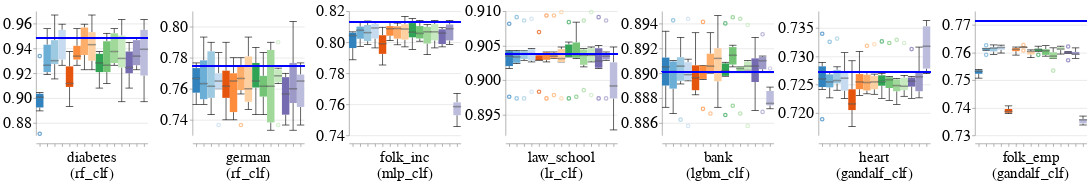

This figure's notebook cell:
### Code cell
create_bar_charts_for_diff_imputers_and_datasets(train_injection_scenario='mixed_exp',
                                                 test_injection_scenario='MCAR1 & MAR1 & MNAR1',
                                                 metric_name='accuracy',
                                                 db_client=db_client)

### Figure 1 — Vega-Lite specification as saved in the notebook (floating-point values rounded to 4 significant figures; data arrays with more than 128 entries replaced by an {"elided": "..."} marker saying what was removed)
{"config": {"view": {"continuousWidth": 400, "continuousHeight": 300, "stroke": null}, "axis": {"labelFontSize": 26, "labelFontWeight": "normal", "titleFontSize": 28, "titleFontWeight": "normal"}, "facet": {"spacing": 5}, "header": {"labelFontSize": 24, "labelOrient": "bottom", "labelPadding": 5, "titleFontSize": 28}, "legend": {"columns": 4, "direction": "horizontal", "labelFontSize": 32, "labelLimit": 400, "orient": "top", "symbolOffset": 130, "symbolStrokeWidth": 10, "titleAnchor": "middle", "titleFontSize": 34, "titleLimit": 300}, "title": {"fontSize": 28}}, "data": {"name": "data-2c107e886297167b3694e611b6108419"}, "facet": {"column": {"field": "Dataset_Name_With_Model_Name", "sort": {"field": "Dataset_Sequence_Number", "order": "ascending"}, "title": null, "type": "nominal"}}, "spec": {"layer": [{"mark": {"type": "boxplot", "median": {"stroke": "black", "strokeWidth": 0.7}, "size": 12, "ticks": true}, "encoding": {"color": {"field": "Null_Imputer_Name", "legend": null, "scale": {"scheme": "category20c"}, "sort": ["deletion", "median-mode", "median-dummy", "miss_forest", "k_means_clustering", "datawig", "automl", "nomi", "tdm", "edit_gain", "gain", "hivae", "notmiwae", "mnar_pvae"], "title": null, "type": "nominal"}, "x": {"axis": {"labels": false}, "field": "Null_Imputer_Name", "sort": ["deletion", "median-mode", "median-dummy", "miss_forest", "k_means_clustering", "datawig", "automl", "nomi", "tdm", "edit_gain", "gain", "hivae", "notmiwae", "mnar_pvae"], "title": null, "type": "nominal"}, "y": {"field": "Metric_Value", "scale": {"zero": false}, "title": null, "type": "quantitative"}}}, {"mark": "rule", "encoding": {"color": {"value": "blue"}, "size": {"value": 2}, "y": {"field": "Baseline_Median", "type": "quantitative"}}}], "height": 200, "width": 180}, "resolve": {"scale": {"y": "independent"}}, "$schema": "https://vega.github.io/schema/vega-lite/v4.17.0.json", "datasets": {"data-2c107e886297167b3694e611b6108419": {"elided": "628 records"}}}
